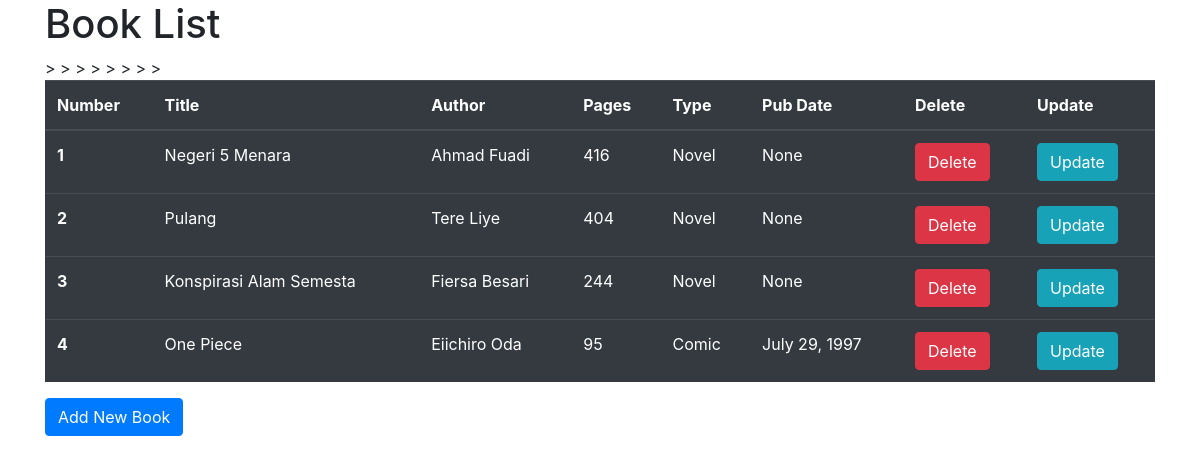
Page /CRUD/ on the committed database.
### CRUD/models.py (models this page shows)
class Books(models.Model):
    title = models.CharField(max_length=50,null=False)
    author = models.CharField(max_length=50,null=False)
    pub_date = models.DateField(null=True)
    pages = models.IntegerField("Pages")
    type_choice = (
        ('Novel', 'Novel'),
        ('Documentation', 'Documentation'),
        ('Comic','Comic'),
        ('Biography', 'Biography'),
        ('Encyclopedia', 'Encyclopedia'),
    )
    types = models.CharField(max_length=25, choices=type_choice, default='Novel')

### CRUD/views.py (the view)
def list(request):
    bookList = Books.objects.all()
    context = {
        'page_title': 'Book List',
        'Book_List': bookList,
    }
    return render(request,'book/list.html',context)

### CRUD/templates/book/list.html (shortened to what this page needs)
{% extends "base.html" %}
{% block contents %}
  <h1>{{page_title}}</h1>
  <table class="table table-dark">
    <thead>
      <tr>
        <th scope="col">Number</th>
        <th scope="col">Title</th>
        <th scope="col">Author</th>
        <th scope="col">Pages</th>
        <th scope="col">Type</th>
        <th scope="col">Pub Date</th>
        <th scope="col">Delete</th>
        <th scope="col">Update</th>
      </tr>
    </thead>
    <tbody>
        {% for book in Book_List %}
        <tr>
            <th scope="row">{{forloop.counter}}</th>
                <td>{{book.title}}</td>
                <td>{{book.author}}</td>
                <td>{{book.pages}}</td>
                <td>{{book.types}}</td>
                <td>{{book.pub_date}}</td>
                <td><a class="btn btn-danger" href="{% url 'CRUD:delete' book.id %}">Delete</a></td>>
                <td><a class="btn btn-info" href="{% url 'CRUD:update' book.id %}">Update</a></td>>
        </tr>
        {% endfor %}
    </tbody>
    </table>
    <a class="btn btn-primary" href="{% url 'CRUD:create' %}">Add New Book</a>
{% endblock contents %}

### CRUD/templates/base.html (shortened to what this page needs)
<!doctype html>
<html lang="en">
  <head>
    <link rel="stylesheet" href="https://stackpath.bootstrapcdn.com/bootstrap/4.4.1/css/bootstrap.min.css">
  </head>
  <body>
    <div class ="container">
        {% block contents %}
        {% endblock contents %}
    </div>
  </body>
</html>

### rows in the picture
Books: title "Negeri 5 Menara", author "Ahmad Fuadi", pages "416", types "Novel", pub_date "None"
Books: title "Pulang", author "Tere Liye", pages "404", types "Novel", pub_date "None"
Books: title "Konspirasi Alam Semesta", author "Fiersa Besari", pages "244", types "Novel", pub_date "None"
Books: title "One Piece", author "Eiichiro Oda", pages "95", types "Comic", pub_date "July 29, 1997"

### other values in the picture
{{ page_title }} "Book List"
